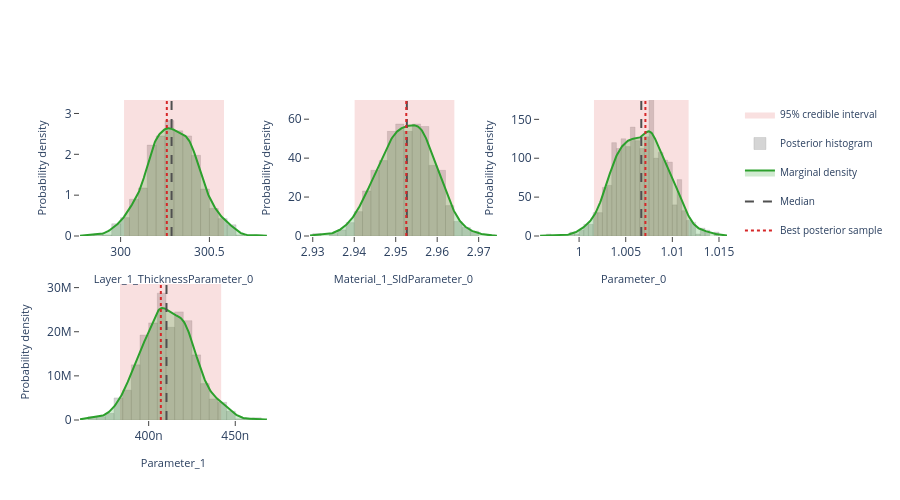

Notebook cell for this chart:
### Markdown cell above
## Interactive posterior plots

The next three cells render the same Plotly figures that are shown on the
Bayesian Posterior tab of the EasyReflectometryApp:

* **Marginals** — per-parameter distribution: histogram + smooth KDE marginal,
  shaded 95% credible interval, and median / best-sample lines
  (`plot_distribution` or `posterior.distribution()`)
* **Corner plot** — pairwise marginals + 2-D contours + scatter (`plot_corner`)
* **Traces** — per-chain trace + marginal histogram (`plot_trace`)

The standalone helpers are called with ``return_figure=True`` so they return a
Plotly ``Figure`` that we render in the notebook with ``fig.show()``; the
``PosteriorResults`` methods return the figure directly.

### Code cell
# ---- Marginal posterior distributions ---------------------------------------
# One panel per free parameter, each overlaying the posterior histogram, a
# smooth Gaussian-KDE marginal, the shaded 95% credible interval, and the
# median / best-sample reference lines.  Mirrors the "Marginals" sub-tab in
# the EasyReflectometryApp.

# The PosteriorResults method passes ``logp`` through automatically so the
# best posterior sample (MAP) line is drawn:
fig = posterior.distribution()
fig.show()

# Standalone equivalent (pass ``logp`` to get the best-sample line):
# fig = plot_distribution(
#     posterior.draws,
#     posterior.param_names,
#     logp=posterior.logp,
#     return_figure=True,
# )
# fig.show()

### Figure 1 — Plotly figure (JSON) as saved in the notebook; plotly's stock layout.template omitted (floating-point values rounded to 4 significant figures; data arrays with more than 128 entries replaced by an {"elided": "..."} marker saying what was removed)
{"data": [{"fill": "toself", "fillcolor": "rgba(214, 39, 40, 0.14)", "hoverinfo": "skip", "legendgroup": "95% credible interval", "line": {"color": "rgba(214, 39, 40, 0.14)", "width": 0}, "mode": "lines", "name": "95% credible interval", "showlegend": true, "type": "scatter", "x": [300.0, 300.6, 300.6, 300.0, 300.0], "xaxis": "x", "y": [0.0, 0.0, 3.33, 3.33, 0.0], "yaxis": "y"}, {"histnorm": "probability density", "hovertemplate": "sample=%{x:.4f}<br>density: %{y:.2f}<extra></extra>", "legendgroup": "histogram", "marker": {"color": "rgba(120, 120, 120, 0.38)", "line": {"color": "rgba(120, 120, 120, 0.24)", "width": 1}}, "name": "Posterior histogram", "nbinsx": 40, "opacity": 0.82, "showlegend": true, "type": "histogram", "x": {"elided": "800 float values"}, "xaxis": "x", "yaxis": "y"}, {"fill": "tozeroy", "fillcolor": "rgba(44, 160, 44, 0.22)", "hovertemplate": "Layer_1_ThicknessParameter_0: %{x:.4f}<br>density: %{y:.4f}<extra></extra>", "legendgroup": "marginal", "line": {"color": "rgb(44, 160, 44)", "width": 2}, "mode": "lines", "name": "Marginal density", "showlegend": true, "type": "scatter", "x": {"elided": "256 float values"}, "xaxis": "x", "y": {"elided": "256 float values"}, "yaxis": "y"}, {"hovertemplate": "Median: %{x:.4f}<extra></extra>", "legendgroup": "Median", "line": {"color": "rgb(80, 80, 80)", "dash": "dash", "width": 2}, "mode": "lines", "name": "Median", "showlegend": true, "type": "scatter", "x": [300.3, 300.3], "xaxis": "x", "y": [0.0, 3.33], "yaxis": "y"}, {"hovertemplate": "Best posterior sample: %{x:.4f}<extra></extra>", "legendgroup": "Best posterior sample", "line": {"color": "rgb(214, 39, 40)", "dash": "dot", "width": 2}, "mode": "lines", "name": "Best posterior sample", "showlegend": true, "type": "scatter", "x": [300.3, 300.3], "xaxis": "x", "y": [0.0, 3.33], "yaxis": "y"}, {"fill": "toself", "fillcolor": "rgba(214, 39, 40, 0.14)", "hoverinfo": "skip", "legendgroup": "95% credible interval", "line": {"color": "rgba(214, 39, 40, 0.14)", "width": 0}, "mode": "lines", "name": "95% credible interval", "showlegend": false, "type": "scatter", "x": [2.94, 2.964, 2.964, 2.94, 2.94], "xaxis": "x2", "y": [0.0, 0.0, 69.86, 69.86, 0.0], "yaxis": "y2"}, {"histnorm": "probability density", "hovertemplate": "sample=%{x:.4f}<br>density: %{y:.2f}<extra></extra>", "legendgroup": "histogram", "marker": {"color": "rgba(120, 120, 120, 0.38)", "line": {"color": "rgba(120, 120, 120, 0.24)", "width": 1}}, "name": "Posterior histogram", "nbinsx": 40, "opacity": 0.82, "showlegend": false, "type": "histogram", "x": {"elided": "800 float values"}, "xaxis": "x2", "yaxis": "y2"}, {"fill": "tozeroy", "fillcolor": "rgba(44, 160, 44, 0.22)", "hovertemplate": "Material_1_SldParameter_0: %{x:.4f}<br>density: %{y:.4f}<extra></extra>", "legendgroup": "marginal", "line": {"color": "rgb(44, 160, 44)", "width": 2}, "mode": "lines", "name": "Marginal density", "showlegend": false, "type": "scatter", "x": {"elided": "256 float values"}, "xaxis": "x2", "y": {"elided": "256 float values"}, "yaxis": "y2"}, {"hovertemplate": "Median: %{x:.4f}<extra></extra>", "legendgroup": "Median", "line": {"color": "rgb(80, 80, 80)", "dash": "dash", "width": 2}, "mode": "lines", "name": "Median", "showlegend": false, "type": "scatter", "x": [2.953, 2.953], "xaxis": "x2", "y": [0.0, 69.86], "yaxis": "y2"}, {"hovertemplate": "Best posterior sample: %{x:.4f}<extra></extra>", "legendgroup": "Best posterior sample", "line": {"color": "rgb(214, 39, 40)", "dash": "dot", "width": 2}, "mode": "lines", "name": "Best posterior sample", "showlegend": false, "type": "scatter", "x": [2.953, 2.953], "xaxis": "x2", "y": [0.0, 69.86], "yaxis": "y2"}, {"fill": "toself", "fillcolor": "rgba(214, 39, 40, 0.14)", "hoverinfo": "skip", "legendgroup": "95% credible interval", "line": {"color": "rgba(214, 39, 40, 0.14)", "width": 0}, "mode": "lines", "name": "95% credible interval", "showlegend": false, "type": "scatter", "x": [1.002, 1.012, 1.012, 1.002, 1.002], "xaxis": "x3", "y": [0.0, 0.0, 174.9, 174.9, 0.0], "yaxis": "y3"}, {"histnorm": "probability density", "hovertemplate": "sample=%{x:.4f}<br>density: %{y:.2f}<extra></extra>", "legendgroup": "histogram", "marker": {"color": "rgba(120, 120, 120, 0.38)", "line": {"color": "rgba(120, 120, 120, 0.24)", "width": 1}}, "name": "Posterior histogram", "nbinsx": 40, "opacity": 0.82, "showlegend": false, "type": "histogram", "x": {"elided": "800 float values"}, "xaxis": "x3", "yaxis": "y3"}, {"fill": "tozeroy", "fillcolor": "rgba(44, 160, 44, 0.22)", "hovertemplate": "Parameter_0: %{x:.4f}<br>density: %{y:.4f}<extra></extra>", "legendgroup": "marginal", "line": {"color": "rgb(44, 160, 44)", "width": 2}, "mode": "lines", "name": "Marginal density", "showlegend": false, "type": "scatter", "x": {"elided": "256 float values"}, "xaxis": "x3", "y": {"elided": "256 float values"}, "yaxis": "y3"}, {"hovertemplate": "Median: %{x:.4f}<extra></extra>", "legendgroup": "Median", "line": {"color": "rgb(80, 80, 80)", "dash": "dash", "width": 2}, "mode": "lines", "name": "Median", "showlegend": false, "type": "scatter", "x": [1.007, 1.007], "xaxis": "x3", "y": [0.0, 174.9], "yaxis": "y3"}, {"hovertemplate": "Best posterior sample: %{x:.4f}<extra></extra>", "legendgroup": "Best posterior sample", "line": {"color": "rgb(214, 39, 40)", "dash": "dot", "width": 2}, "mode": "lines", "name": "Best posterior sample", "showlegend": false, "type": "scatter", "x": [1.007, 1.007], "xaxis": "x3", "y": [0.0, 174.9], "yaxis": "y3"}, {"fill": "toself", "fillcolor": "rgba(214, 39, 40, 0.14)", "hoverinfo": "skip", "legendgroup": "95% credible interval", "line": {"color": "rgba(214, 39, 40, 0.14)", "width": 0}, "mode": "lines", "name": "95% credible interval", "showlegend": false, "type": "scatter", "x": [3.835e-07, 4.419e-07, 4.419e-07, 3.835e-07, 3.835e-07], "xaxis": "x4", "y": [0.0, 0.0, 30820000.0, 30820000.0, 0.0], "yaxis": "y4"}, {"histnorm": "probability density", "hovertemplate": "sample=%{x:.4f}<br>density: %{y:.2f}<extra></extra>", "legendgroup": "histogram", "marker": {"color": "rgba(120, 120, 120, 0.38)", "line": {"color": "rgba(120, 120, 120, 0.24)", "width": 1}}, "name": "Posterior histogram", "nbinsx": 40, "opacity": 0.82, "showlegend": false, "type": "histogram", "x": {"elided": "800 float values"}, "xaxis": "x4", "yaxis": "y4"}, {"fill": "tozeroy", "fillcolor": "rgba(44, 160, 44, 0.22)", "hovertemplate": "Parameter_1: %{x:.4f}<br>density: %{y:.4f}<extra></extra>", "legendgroup": "marginal", "line": {"color": "rgb(44, 160, 44)", "width": 2}, "mode": "lines", "name": "Marginal density", "showlegend": false, "type": "scatter", "x": {"elided": "256 float values"}, "xaxis": "x4", "y": {"elided": "256 float values"}, "yaxis": "y4"}, {"hovertemplate": "Median: %{x:.4f}<extra></extra>", "legendgroup": "Median", "line": {"color": "rgb(80, 80, 80)", "dash": "dash", "width": 2}, "mode": "lines", "name": "Median", "showlegend": false, "type": "scatter", "x": [4.103e-07, 4.103e-07], "xaxis": "x4", "y": [0.0, 30820000.0], "yaxis": "y4"}, {"hovertemplate": "Best posterior sample: %{x:.4f}<extra></extra>", "legendgroup": "Best posterior sample", "line": {"color": "rgb(214, 39, 40)", "dash": "dot", "width": 2}, "mode": "lines", "name": "Best posterior sample", "showlegend": false, "type": "scatter", "x": [4.07e-07, 4.07e-07], "xaxis": "x4", "y": [0.0, 30820000.0], "yaxis": "y4"}], "layout": {"barmode": "overlay", "height": 500, "legend": {"font": {"size": 10}}, "plot_bgcolor": "white", "showlegend": true, "xaxis": {"anchor": "y", "domain": [0.0, 0.2889], "range": [299.8, 300.8], "showgrid": false, "ticks": "outside", "title": {"font": {"size": 11}, "text": "Layer_1_ThicknessParameter_0"}, "zeroline": false}, "xaxis2": {"anchor": "y2", "domain": [0.3556, 0.6444], "range": [2.929, 2.974], "showgrid": false, "ticks": "outside", "title": {"font": {"size": 11}, "text": "Material_1_SldParameter_0"}, "zeroline": false}, "xaxis3": {"anchor": "y3", "domain": [0.7111, 1.0], "range": [0.9958, 1.016], "showgrid": false, "ticks": "outside", "title": {"font": {"size": 11}, "text": "Parameter_0"}, "zeroline": false}, "xaxis4": {"anchor": "y4", "domain": [0.0, 0.2889], "range": [3.603e-07, 4.683e-07], "showgrid": false, "ticks": "outside", "title": {"font": {"size": 11}, "text": "Parameter_1"}, "zeroline": false}, "xaxis5": {"anchor": "y5", "domain": [0.3556, 0.6444], "showgrid": false, "ticks": "outside", "zeroline": false}, "xaxis6": {"anchor": "y6", "domain": [0.7111, 1.0], "showgrid": false, "ticks": "outside", "zeroline": false}, "yaxis": {"anchor": "x", "domain": [0.575, 1.0], "range": [0.0, 3.33], "showgrid": false, "ticks": "outside", "title": {"font": {"size": 11}, "text": "Probability density"}, "zeroline": false}, "yaxis2": {"anchor": "x2", "domain": [0.575, 1.0], "range": [0.0, 69.86], "showgrid": false, "ticks": "outside", "title": {"font": {"size": 11}, "text": "Probability density"}, "zeroline": false}, "yaxis3": {"anchor": "x3", "domain": [0.575, 1.0], "range": [0.0, 174.9], "showgrid": false, "ticks": "outside", "title": {"font": {"size": 11}, "text": "Probability density"}, "zeroline": false}, "yaxis4": {"anchor": "x4", "domain": [0.0, 0.425], "range": [0.0, 30820000.0], "showgrid": false, "ticks": "outside", "title": {"font": {"size": 11}, "text": "Probability density"}, "zeroline": false}, "yaxis5": {"anchor": "x5", "domain": [0.0, 0.425], "showgrid": false, "ticks": "outside", "zeroline": false}, "yaxis6": {"anchor": "x6", "domain": [0.0, 0.425], "showgrid": false, "ticks": "outside", "zeroline": false}}}
